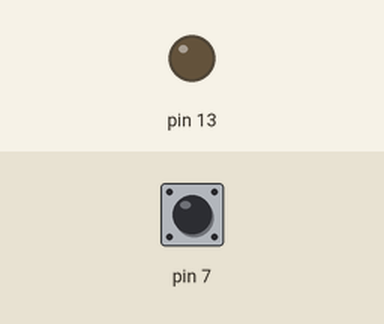
Simulated run of this sketch. Board: Arduino Uno, built with avr-gcc and run on an emulated ATmega328P. On the bench: output pins drawn as LEDs (lit = HIGH). Inputs (shaded band) come from the test bench; at power-on: pin 7 HIGH. What the sketch prints to the serial monitor is not drawn.

Above: at 1.2 s.
1.3 s: pin 7 pulled LOW for 0.15 s
At 2.2 s:
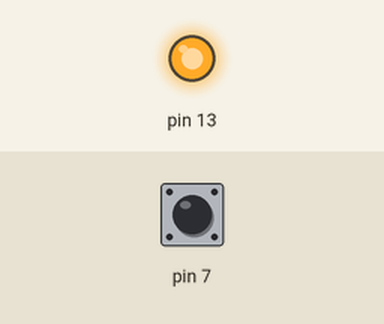
Timing chart, 0 to 4.3 s (numbered marks = the images above; inputs shaded):
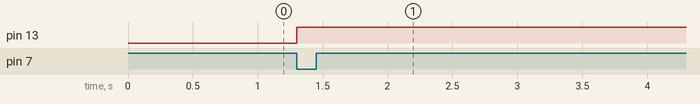

Measured:
- after the input at 1.3 s, pin 13: LOW → HIGH at once

The sketch:

knopka.ino
```cpp
void setup() {
  pinMode(7, INPUT_PULLUP);
pinMode(13, OUTPUT);
Serial.begin(9600);
}
int i = 0;
void loop() {
 if(i % 2 == 0 && digitalRead(7) == 0){
  digitalWrite(13, 1);
  delay(100);
  i++;
  }
   if(i % 2 == 1 && digitalRead(7) == 1){
  digitalWrite(13, 1);
  delay(100);
  i++;
  }
  Serial.print(i);

}
```
